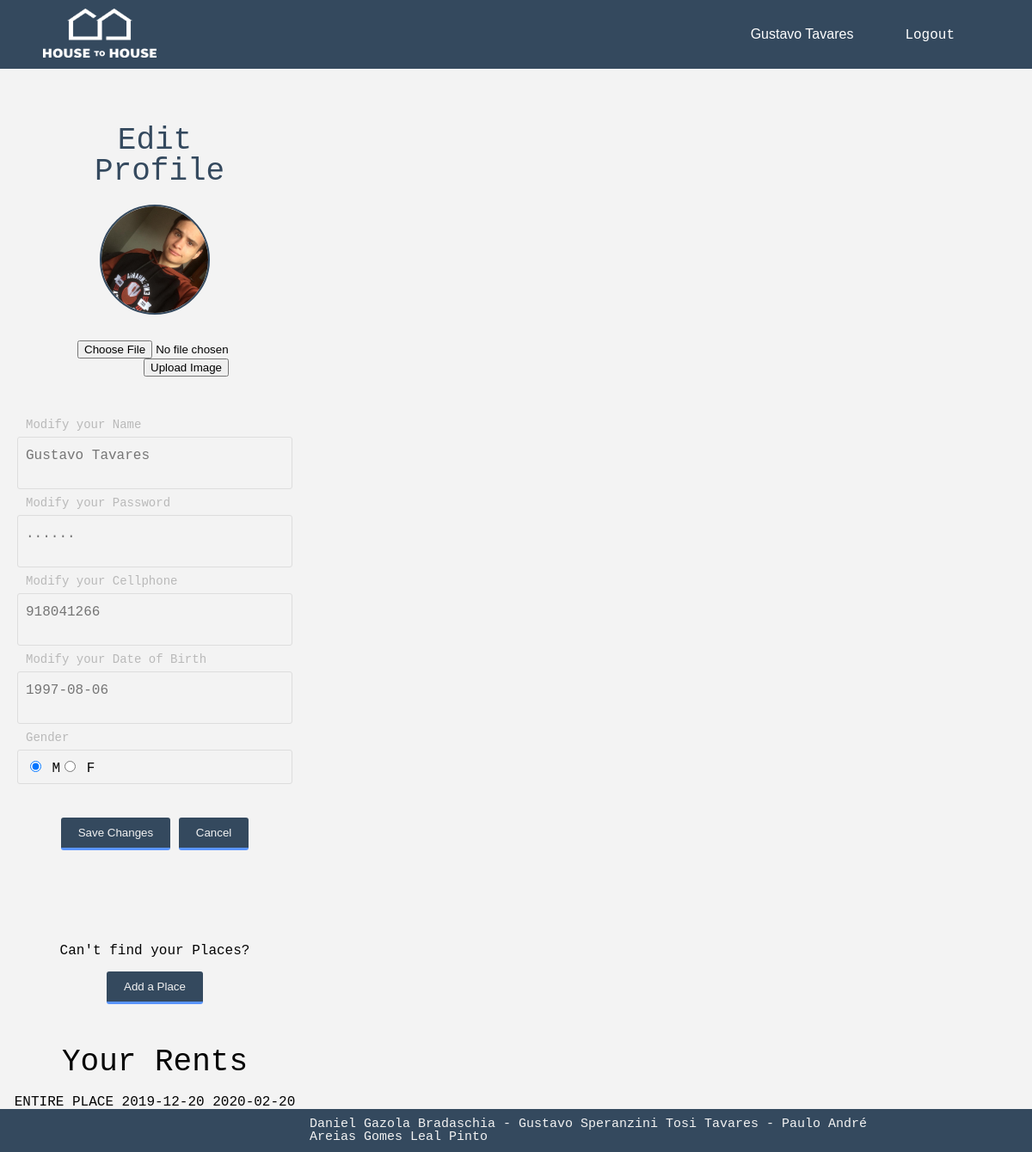
Page /src/pages/profile.php (signed in) on the committed database.
### tables this page shows
CREATE TABLE USER(
    idUser INTEGER PRIMARY KEY,
    name TEXT NOT NULL,
    password TEXT NOT NULL,
    email TEXT NOT NULL UNIQUE,
    gender CHAR CHECK (gender == 'F' OR gender == 'f' OR gender == 'M' OR gender == 'm'),
    birthdate DATE,
    cellphone INTEGER,
    profilePicture BLOB,
    type TEXT CHECK (type == 'Owner' OR type == 'Tourist')
);

CREATE TABLE RENT (
    idRent INTEGER PRIMARY KEY,
    idUser INTEGER REFERENCES USER (idUser),
    idProperty INTEGER REFERENCES PROPERTY (idProperty),
    moveIn DATE,
    moveOut DATE,
    payment TEXT NOT NULL,
    rate NUMERIC,
    price NUMERIC NOT NULL
);

CREATE TABLE PROPERTY (
    idProperty INTEGER PRIMARY KEY,
    idOwner INTEGER REFERENCES USER (idUser),
    address TEXT,
    title TEXT,
    price FLOAT,
    description TEXT,
    rate NUMERIC
);

### src/dbActions/user.php (called while the page is built, shortened)
<?php
include_once('config.php');
function getUserInfoByUserName($email,$info){
    global $db;
    $statement = $db->prepare('SELECT * FROM USER WHERE email = ? ');
    $statement->execute([$email]);
    return $statement->fetch()[$info];
}

### src/dbActions/rentUtils.php (called while the page is built, shortened)
<?php
include_once('config.php');
function getRentsByUser($idUser)
{
    global $db;
    $stmt = $db->prepare('SELECT * FROM RENT WHERE idUser = ?');
    $stmt->execute([$idUser]);
    return $stmt->fetchAll();
}

### src/dbActions/placeUtils.php (called while the page is built, shortened)
<?php
include_once('config.php');
include_once('rentUtils.php');
function getPropertyInfoById($idProperty, $info)
{
    global $db;
    $statement = $db->prepare('SELECT * FROM PROPERTY WHERE idProperty = ? ');
    $statement->execute([$idProperty]);
    return $statement->fetch()[$info];
}

### src/pages/profile.php (the view, shortened to what this page needs)
<?php
include_once "header.php";
include_once "../dbActions/user.php";
include_once "../dbActions/placeUtils.php";
include_once "../dbActions/rentUtils.php";
$username = $_SESSION['login-user'];
$name = getUserInfoByUserName($username, 'name');
$photoUser = getUserInfoByUserName($username, 'profilePicture');
$srcPhoto = '../assets/' . $photoUser;
$date = getUserInfoByUserName($username, 'birthdate');
$gender = getUserInfoByUserName($username, 'gender');
$cellphone = getUserInfoByUserName($username, 'cellphone');
?>
<div class="profilePage">
    <div class="main">
        <div class="container">
            <div class="profileCenter">
                <h1>Edit Profile</h1>
                <img class="img-item" src="<?php echo $srcPhoto ?>"><br>
                <form class="uploadPhotoProfile" action="../dbActions/uploadUserPhoto.php" method="post"
                      enctype="multipart/form-data">
                    <input type="file" name="fileToUpload" id="fileToUpload" value="Select image to upload:"><br>
                    <input type="submit" value="Upload Image" name="submit">
                </form>
            </div>
            <form class="editProfileForm" action="../dbActions/editProfile.php" method="post">
                <ul>
                    <li>
                        <label for="Name">Modify your Name</label>
                        <input type="text" name="name" maxlength="100" placeholder="<?php echo $name ?>"><br>
                    </li>
                    <li>
                        <label for="Password">Modify your Password</label>
                        <input type="Text" name="password" maxlength="100" placeholder="......"><br>
                    </li>
                    <li>
                        <label for="Cellphone">Modify your Cellphone</label>
                        <input type="number" name="cellphone" maxlength="100" placeholder="<?php echo $cellphone ?>"><br>
                    </li>
                    <li>
                        <label for="date">Modify your Date of Birth</label>
                        <input placeholder='<?php echo $date ?>' name="birthdate" class="form-control" type="text"
                               onfocus="(this.type='date')" onblur="(this.type='text')" id="date"><br>
                    </li>
                    <li>
                        <label for="gender">Gender</label>
                        <div class="genderProfile">
                            <?php
                            if (strtoupper($gender) == 'M') {
                                echo '  <input class="inputGender" type="radio" name="gender" checked="checked" value="M"> M';
                                echo '<input class="inputGender" type="radio" name="gender" value="F"> F';
                            } else {
                                echo '  <input class="inputGender" type="radio" name="gender" value="M"> M';
                                echo '<input class="inputGender" type="radio" name="gender" checked="checked" value="F"> F';
                            }
                            ?>
                            <br>
                        </div>
                    </li>
                    <li>
                        <input type="submit" value="Save Changes">
                        <button class="button-item" type="button" onclick="location.href='index.php';">Cancel</button>
                    </li>
                </ul>
            </form>
            <?php
                echo '<div class="ownerColumn">';
                    echo 'Can\'t find your Places?' . '<br>' . '<br>';
                    echo '<button id="button-add" class="button-item" type="button" onclick="location.href=\'addPlace.php\';">Add a Place</button>';
                echo '</div>';
                    echo '<div class="container">';
                        echo '<div class="userRest">';
                            echo '<h1 id="editProfile" style="text-align: center">Your Rents</h1>';
                            $rent = getRentsByUser(getUserInfoByUserName($username, 'idUser'));
                            foreach ($rent as $row) {
                                $title = getPropertyInfoById($row['idProperty'], 'title');
                                $checkin = $row['moveIn'];
                                $checkout = $row['moveOut'];
                                echo '<div class="placeList">';
                                echo $title;
                                echo $checkin;
                                echo $checkout;
                                echo '</div>';
                                }
                        echo '</div>';
                    echo '</div>';
            ?>
        </div>
    </div>
    <div class="owned">
        </div>
    </div>
<?php
include_once "footer.php";
?>

### src/pages/header.php (shortened to what this page needs)
<?php
include_once "../dbActions/user.php";
?>
<html lang="en">
<head>
	<link rel="stylesheet" href="../assets/font-awesome/css/font-awesome.min.css">
    <link rel="stylesheet" href="../css/reset.css">
    <link rel="stylesheet" href="../css/style.css">
    <link rel="stylesheet" href="//code.jquery.com/ui/1.12.1/themes/base/jquery-ui.css">
     <div class="header">
        <div class="header-left-icon">
            <img class="logo" src="../assets/logo4.png" onclick="location.href='index.php'">
        </div>
        <div class="header-right">
            <div class="header-login">
                <?php
                if (isset($_SESSION['login-user'])) {
                    $name = getUserInfoByUserName($_SESSION['login-user'], 'name');
                    echo '<button class="login-button" onclick="location.href=\'profile.php\'" type="button">' . $name . '</button>';
                    echo '<a class="createAccount-button" href="../dbActions/logout.php">Logout</a>';
                } else {
                    echo '<button class="login-button" id="btnCreateAccount" onclick="visibleLogin()">Log In</button>';
                    echo ' <button class="createAccount-button" id="btnCreateAccount" onclick="visibleCreateAcc()">Sign Up</button>';
                }
                ?>
            </div>
        </div>
    </div>
</head>

### src/css/style.css (style rules this page uses)
*, *::after, *::before { box-sizing: border-box; }
html { font-size: 62.5%; }
body h1 { font-size: 3.6rem; font-family: "Andale Mono", monospace; color: #040404; text-align: center; padding: 20px; }
a { color: #2e416a; text-decoration: none; }
.header { display: flex; flex-wrap: wrap; justify-content: space-between; background: #34495E; height: 10%; padding: 0.5em 0; }
.header .header-left-icon { float: left; width: 125px; text-align: right; margin: 2px 10px; }
.header .logo { height: 1.5cm; width: 3.5cm; margin-left: 40px; }
.header .header-right { float: right; text-align: left; align-self: center; margin: 2px 10px; font-size: 1.6rem; font-family: "Andale Mono", monospace; color: #F3F3F3; position: relative; z-index: 2; }
.header .header-right .header-login { float: left; align-self: center; vertical-align: middle; text-align: center; }
.login-button { background-color: #34495E; border: none; color: #ffffff; text-align: center; text-decoration: none; display: inline-block; font-size: 16px; padding-right: 60px; }
.createAccount-button { background-color: #34495E; border: none; color: #ffffff; text-align: center; text-decoration: none; display: inline-block; font-size: 16px; padding-right: 20px; }
.profilePage { display: flex; flex-flow: row wrap; margin-top: 1em; }
.profilePage .main { width: 30%; }
.img-item { border-radius: 50%; border: 2px solid #34495E; width: 128px; height: 128px; display: inline-block; }
.uploadPhotoProfile { display: inline-block; padding-top: 30px; }
.profileCenter { padding-top: 30px; margin: 0 auto; width: 50%; text-align: center; }
.profileCenter>h1 { font-family: "Andale Mono", monospace; color: #34495e; }
.editProfileForm { max-width: 500px; margin: 50px auto; background: transparent; border-radius: 2px; padding: 20px; font-family: "Andale Mono", monospace; }
.editProfileForm ul { list-style: none; padding: 0; margin: 0; }
.editProfileForm li { display: block; padding: 9px; border: 1px solid #DDDDDD; margin-bottom: 30px; border-radius: 3px; }
.editProfileForm li:last-child { border: none; margin-bottom: 0px; text-align: center; }
.editProfileForm li>label { display: block; float: left; margin-top: -31px; background: transparent; height: 14px; color: #B9B9B9; font-size: 14px; overflow: hidden; font-family: "Andale Mono", monospace; }
.editProfileForm genderProfile, .editProfileForm input[type="text"], .editProfileForm input[type="date"], .editProfileForm input[type="datetime"], .editProfileForm input[type="email"], .editProfileForm input[type="number"], .editProfileForm input[type="search"], .editProfileForm input[type="time"], .editProfileForm input[type="url"], .editProfileForm input[type="password"], .editProfileForm textarea, .editProfileForm select { box-sizing: border-box; -webkit-box-sizing: border-box; -moz-box-sizing: border-box; width: 100%; display: block; outline: none; border: none; height: 25px; line-height: 25px; font-size: 16px; padding: 0; font-family: "Andale Mono", monospace; background-color: transparent; }
.editProfileForm .inputGender { font-family: "Andale Mono", monospace; }
#button-add, .editProfileForm button, .editProfileForm input[type="submit"], .editProfileForm input[type="button"] { background: #34495E; border: none; padding: 10px 20px 10px 20px; border-bottom: 3px solid #5994FF; border-radius: 3px; color: #F3F3F3; }
.ownerColumn { padding: 30px; text-align: center; align-items: center; }
.userRest .placeList { text-align: center; }
.owned { display: flex; flex-flow: column wrap; justify-content: center !important; width: 70%; padding: 0 1em; }

### rows in the picture
user: name "Gustavo Tavares", profilePicture (picture), cellphone "918041266", birthdate "1997-08-06"
rent: idProperty.title "ENTIRE PLACE", moveIn "2019-12-20", moveOut "2020-02-20"
